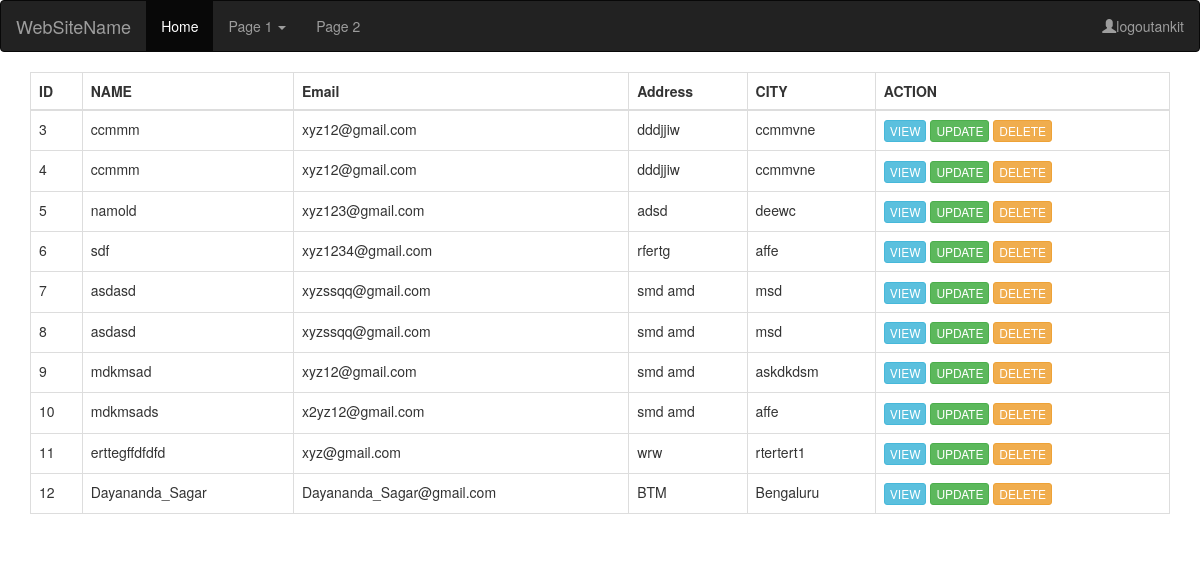
The page /crud/index (signed in) on the database its author committed.
### formexample/models.py (models this page shows)
class Collage(models.Model):
    collage_name=models.CharField(max_length=100)
    collage_email=models.EmailField()
    collage_address=models.CharField(max_length=250)
    collage_city = models.CharField(max_length=100)
    class Meta:
        db_table = 'collage'

### crud/views.py (the view)
@login_required(login_url='/login')
def index(request):
    data = Collage.objects.all()
    return render(request, 'crud/index.html', {'data':data})

### crud/templates/crud/index.html (shortened to what this page needs)
{% extends 'Layout.html' %}
{% block content %}
<table class = "table table-bordered">
    <thead>
    <tr>
<th>ID</th>
<th>NAME </th>
<th>Email </th>
<th>Address </th>
<th>CITY</th>
<th>ACTION</th>
    </tr>
    </thead>
    <tbody>
    {% for row in data %}
    <tr>
        <td> {{ row.id }} </td>
        <td> {{ row.collage_name }} </td>
        <td> {{ row.collage_email }} </td>
        <td> {{ row.collage_address }} </td>
        <td> {{ row.collage_city }} </td>
         <td>
    <span><a href = "/crud/view?id ={{ row.id }} " class="btn btn-info btn-xs">VIEW</a></span>
             <span><a href = "/crud/update?id={{ row.id }}" class="btn btn-success btn-xs">UPDATE</a></span>
        <span><a onclick="return deleteItem()" href="/crud/delete?id={{ row.id }}" class="btn btn-warning btn-xs">DELETE</a></span>
    </tr>
    {% endfor %}
</tbody>
</table>
{% endblock %}

### formexample/templates/Layout.html (shortened to what this page needs)
<!DOCTYPE html>
<html lang="en">
<head>
  <link rel="stylesheet" href="https://maxcdn.bootstrapcdn.com/bootstrap/3.3.7/css/bootstrap.min.css">
</head>
<body>
<nav class="navbar navbar-inverse">
  <div class="container-fluid">
    <div class="navbar-header">
      <a class="navbar-brand" href="#">WebSiteName</a>
    </div>
    <ul class="nav navbar-nav">
      <li class="active"><a href="#">Home</a></li>
      <li class="dropdown"><a class="dropdown-toggle" data-toggle="dropdown" href="#">Page 1 <span class="caret"></span></a>
      </li>
      <li><a href="#">Page 2</a></li>
    </ul>
    <ul class="nav navbar-nav navbar-right">
      {% if request.user.username %}
      <li><a href="/logout"><span class="glyphicon glyphicon-user"></span>logout{{ request.user.username }}</a></li>
      {% else %}
      <li><a href="#"><span class="glyphicon glyphicon-user"></span> Sign Up</a></li>
      <li><a href="/login"><span class="glyphicon glyphicon-log-in"></span> Login</a></li>
      {% endif %}
    </ul>
  </div>
</nav>
<div class="container">
{% block content %}
{% endblock %}
</div>
</body>
</html>

### rows shown on the page
Collage: id "3", collage_name "ccmmm", collage_email "xyz12@gmail.com", collage_address "dddjjiw", collage_city "ccmmvne"
Collage: id "4", collage_name "ccmmm", collage_email "xyz12@gmail.com", collage_address "dddjjiw", collage_city "ccmmvne"
Collage: id "5", collage_name "namold", collage_email "xyz123@gmail.com", collage_address "adsd", collage_city "deewc"
Collage: id "6", collage_name "sdf", collage_email "xyz1234@gmail.com", collage_address "rfertg", collage_city "affe"
Collage: id "7", collage_name "asdasd", collage_email "xyzssqq@gmail.com", collage_address "smd amd", collage_city "msd"
Collage: id "8", collage_name "asdasd", collage_email "xyzssqq@gmail.com", collage_address "smd amd", collage_city "msd"
Collage: id "9", collage_name "mdkmsad", collage_email "xyz12@gmail.com", collage_address "smd amd", collage_city "askdkdsm"
Collage: id "10", collage_name "mdkmsads", collage_email "x2yz12@gmail.com", collage_address "smd amd", collage_city "affe"
Collage: id "11", collage_name "erttegffdfdfd", collage_email "xyz@gmail.com", collage_address "wrw", collage_city "rtertert1"
Collage: id "12", collage_name "Dayananda_Sagar", collage_email "Dayananda_Sagar@gmail.com", collage_address "BTM", collage_city "Bengaluru"

### other values the page prints
{{ request.user.username }} "ankit"
